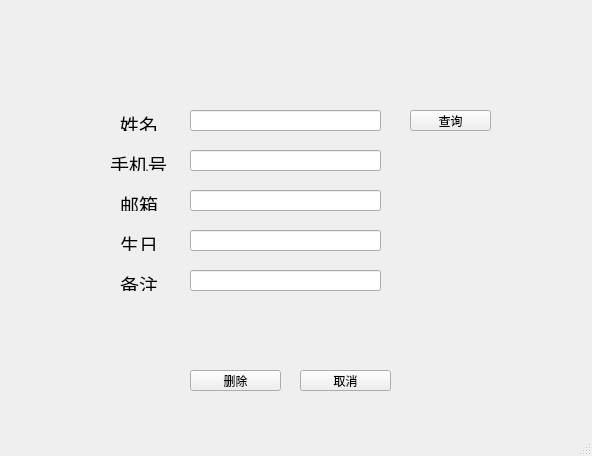
<?xml version="1.0" encoding="UTF-8"?>
<ui version="4.0">
 <class>DeleteWindow</class>
 <widget class="QMainWindow" name="DeleteWindow">
  <property name="geometry">
   <rect>
    <x>0</x>
    <y>0</y>
    <width>592</width>
    <height>456</height>
   </rect>
  </property>
  <property name="windowTitle">
   <string>MainWindow</string>
  </property>
  <widget class="QWidget" name="centralwidget">
   <widget class="QLabel" name="phoneLabel">
    <property name="geometry">
     <rect>
      <x>110</x>
      <y>150</y>
      <width>61</width>
      <height>21</height>
     </rect>
    </property>
    <property name="text">
     <string>&lt;html&gt;&lt;head/&gt;&lt;body&gt;&lt;p&gt;&lt;span style=&quot; font-size:14pt;&quot;&gt;手机号&lt;/span&gt;&lt;/p&gt;&lt;/body&gt;&lt;/html&gt;</string>
    </property>
   </widget>
   <widget class="QPushButton" name="cancelButton">
    <property name="geometry">
     <rect>
      <x>300</x>
      <y>370</y>
      <width>91</width>
      <height>21</height>
     </rect>
    </property>
    <property name="text">
     <string>取消</string>
    </property>
   </widget>
   <widget class="QLabel" name="birthdayLabel">
    <property name="geometry">
     <rect>
      <x>120</x>
      <y>230</y>
      <width>41</width>
      <height>21</height>
     </rect>
    </property>
    <property name="text">
     <string>&lt;html&gt;&lt;head/&gt;&lt;body&gt;&lt;p&gt;&lt;span style=&quot; font-size:14pt;&quot;&gt;生日&lt;/span&gt;&lt;/p&gt;&lt;/body&gt;&lt;/html&gt;</string>
    </property>
   </widget>
   <widget class="QLineEdit" name="birthdayEdit">
    <property name="geometry">
     <rect>
      <x>190</x>
      <y>230</y>
      <width>191</width>
      <height>21</height>
     </rect>
    </property>
   </widget>
   <widget class="QLabel" name="emailLabel">
    <property name="geometry">
     <rect>
      <x>120</x>
      <y>190</y>
      <width>41</width>
      <height>21</height>
     </rect>
    </property>
    <property name="text">
     <string>&lt;html&gt;&lt;head/&gt;&lt;body&gt;&lt;p&gt;&lt;span style=&quot; font-size:14pt;&quot;&gt;邮箱&lt;/span&gt;&lt;/p&gt;&lt;/body&gt;&lt;/html&gt;</string>
    </property>
   </widget>
   <widget class="QLabel" name="remarkLabel">
    <property name="geometry">
     <rect>
      <x>120</x>
      <y>270</y>
      <width>41</width>
      <height>21</height>
     </rect>
    </property>
    <property name="text">
     <string>&lt;html&gt;&lt;head/&gt;&lt;body&gt;&lt;p&gt;&lt;span style=&quot; font-size:14pt;&quot;&gt;备注&lt;/span&gt;&lt;/p&gt;&lt;/body&gt;&lt;/html&gt;</string>
    </property>
   </widget>
   <widget class="QLineEdit" name="phoneEdit">
    <property name="geometry">
     <rect>
      <x>190</x>
      <y>150</y>
      <width>191</width>
      <height>21</height>
     </rect>
    </property>
   </widget>
   <widget class="QLineEdit" name="remarkEdit">
    <property name="geometry">
     <rect>
      <x>190</x>
      <y>270</y>
      <width>191</width>
      <height>21</height>
     </rect>
    </property>
   </widget>
   <widget class="QLineEdit" name="nameEdit">
    <property name="geometry">
     <rect>
      <x>190</x>
      <y>110</y>
      <width>191</width>
      <height>21</height>
     </rect>
    </property>
   </widget>
   <widget class="QPushButton" name="searchButton">
    <property name="geometry">
     <rect>
      <x>410</x>
      <y>110</y>
      <width>81</width>
      <height>21</height>
     </rect>
    </property>
    <property name="text">
     <string>查询</string>
    </property>
   </widget>
   <widget class="QLineEdit" name="emailEdit">
    <property name="geometry">
     <rect>
      <x>190</x>
      <y>190</y>
      <width>191</width>
      <height>21</height>
     </rect>
    </property>
   </widget>
   <widget class="QLabel" name="nameLabel">
    <property name="geometry">
     <rect>
      <x>120</x>
      <y>110</y>
      <width>41</width>
      <height>21</height>
     </rect>
    </property>
    <property name="text">
     <string>&lt;html&gt;&lt;head/&gt;&lt;body&gt;&lt;p&gt;&lt;span style=&quot; font-size:14pt;&quot;&gt;姓名&lt;/span&gt;&lt;/p&gt;&lt;/body&gt;&lt;/html&gt;</string>
    </property>
   </widget>
   <widget class="QPushButton" name="delButton">
    <property name="geometry">
     <rect>
      <x>190</x>
      <y>370</y>
      <width>91</width>
      <height>21</height>
     </rect>
    </property>
    <property name="text">
     <string>删除</string>
    </property>
   </widget>
  </widget>
  <widget class="QStatusBar" name="statusbar"/>
 </widget>
 <resources/>
 <connections/>
</ui>
